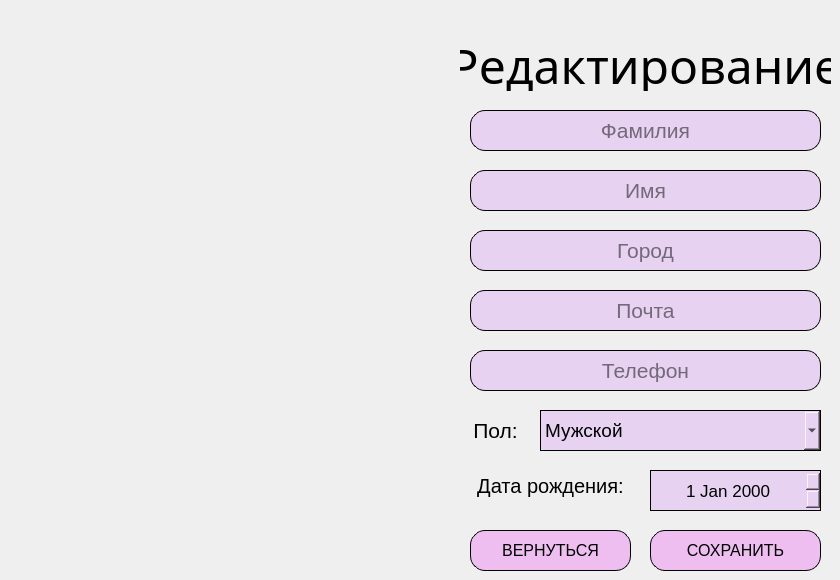
   <widget class="QWidget" name="Editing">
    <widget class="QLabel" name="label_3">
     <property name="geometry">
      <rect>
       <x>460</x>
       <y>40</y>
       <width>371</width>
       <height>51</height>
      </rect>
     </property>
     <property name="sizePolicy">
      <sizepolicy hsizetype="Preferred" vsizetype="Preferred">
       <horstretch>0</horstretch>
       <verstretch>0</verstretch>
      </sizepolicy>
     </property>
     <property name="minimumSize">
      <size>
       <width>331</width>
       <height>41</height>
      </size>
     </property>
     <property name="maximumSize">
      <size>
       <width>1000</width>
       <height>1000</height>
      </size>
     </property>
     <property name="font">
      <font>
       <family>Bradley Hand ITC</family>
       <pointsize>36</pointsize>
       <weight>50</weight>
       <italic>false</italic>
       <bold>false</bold>
       <underline>false</underline>
       <strikeout>false</strikeout>
       <kerning>true</kerning>
      </font>
     </property>
     <property name="styleSheet">
      <string notr="true">color: black</string>
     </property>
     <property name="lineWidth">
      <number>5</number>
     </property>
     <property name="text">
      <string>Редактирование</string>
     </property>
     <property name="scaledContents">
      <bool>false</bool>
     </property>
     <property name="alignment">
      <set>Qt::AlignCenter</set>
     </property>
     <property name="wordWrap">
      <bool>true</bool>
     </property>
    </widget>
    <widget class="QLineEdit" name="surname">
     <property name="geometry">
      <rect>
       <x>470</x>
       <y>110</y>
       <width>351</width>
       <height>41</height>
      </rect>
     </property>
     <property name="minimumSize">
      <size>
       <width>311</width>
       <height>41</height>
      </size>
     </property>
     <property name="font">
      <font>
       <pointsize>16</pointsize>
       <weight>50</weight>
       <bold>false</bold>
       <stylestrategy>PreferDefault</stylestrategy>
       <kerning>true</kerning>
      </font>
     </property>
     <property name="cursor">
      <cursorShape>SizeVerCursor</cursorShape>
     </property>
     <property name="styleSheet">
      <string notr="true">	/*background-color: #d39fcf;*/
	background-color: #e7d2f1;
	border: 1px solid;
	border-radius:15;
	border-color: black;
	/*color: #8860D0;*/
	color: black</string>
     </property>
     <property name="frame">
      <bool>true</bool>
     </property>
     <property name="cursorPosition">
      <number>0</number>
     </property>
     <property name="alignment">
      <set>Qt::AlignCenter</set>
     </property>
     <property name="placeholderText">
      <string>Фамилия</string>
     </property>
    </widget>
    <widget class="QLineEdit" name="name">
     <property name="geometry">
      <rect>
       <x>470</x>
       <y>170</y>
       <width>351</width>
       <height>41</height>
      </rect>
     </property>
     <property name="minimumSize">
      <size>
       <width>311</width>
       <height>41</height>
      </size>
     </property>
     <property name="font">
      <font>
       <pointsize>16</pointsize>
      </font>
     </property>
     <property name="styleSheet">
      <string notr="true">	/*background-color: #d39fcf;*/
	background-color: #e7d2f1;
	border: 1px solid;
	border-radius:15;
	border-color: black;
	/*color: #8860D0;*/
	color: black</string>
     </property>
     <property name="alignment">
      <set>Qt::AlignCenter</set>
     </property>
     <property name="placeholderText">
      <string>Имя</string>
     </property>
    </widget>
    <widget class="QLineEdit" name="city">
     <property name="geometry">
      <rect>
       <x>470</x>
       <y>230</y>
       <width>351</width>
       <height>41</height>
      </rect>
     </property>
     <property name="minimumSize">
      <size>
       <width>311</width>
       <height>41</height>
      </size>
     </property>
     <property name="font">
      <font>
       <pointsize>16</pointsize>
      </font>
     </property>
     <property name="styleSheet">
      <string notr="true">	/*background-color: #d39fcf;*/
	background-color: #e7d2f1;
	border: 1px solid;
	border-radius:15;
	border-color: black;
	/*color: #8860D0;*/
	color: black</string>
     </property>
     <property name="alignment">
      <set>Qt::AlignCenter</set>
     </property>
     <property name="placeholderText">
      <string>Город</string>
     </property>
    </widget>
    <widget class="QLineEdit" name="email">
     <property name="geometry">
      <rect>
       <x>470</x>
       <y>290</y>
       <width>351</width>
       <height>41</height>
      </rect>
     </property>
     <property name="minimumSize">
      <size>
       <width>311</width>
       <height>41</height>
      </size>
     </property>
     <property name="font">
      <font>
       <pointsize>16</pointsize>
      </font>
     </property>
     <property name="styleSheet">
      <string notr="true">	/*background-color: #d39fcf;*/
	background-color: #e7d2f1;
	border: 1px solid;
	border-radius:15;
	border-color: black;
	/*color: #8860D0;*/
	color: black</string>
     </property>
     <property name="alignment">
      <set>Qt::AlignCenter</set>
     </property>
     <property name="placeholderText">
      <string>Почта</string>
     </property>
    </widget>
    <widget class="QLineEdit" name="phoneNumber">
     <property name="geometry">
      <rect>
       <x>470</x>
       <y>350</y>
       <width>351</width>
       <height>41</height>
      </rect>
     </property>
     <property name="minimumSize">
      <size>
       <width>311</width>
       <height>41</height>
      </size>
     </property>
     <property name="font">
      <font>
       <pointsize>16</pointsize>
      </font>
     </property>
     <property name="styleSheet">
      <string notr="true">	/*background-color: #d39fcf;*/
	background-color: #e7d2f1;
	border: 1px solid;
	border-radius:15;
	border-color: black;
	/*color: #8860D0;*/
	color: black</string>
     </property>
     <property name="inputMethodHints">
      <set>Qt::ImhPreferNumbers</set>
     </property>
     <property name="alignment">
      <set>Qt::AlignCenter</set>
     </property>
     <property name="placeholderText">
      <string>Телефон</string>
     </property>
    </widget>
    <widget class="QDateEdit" name="dateEdit">
     <property name="geometry">
      <rect>
       <x>650</x>
       <y>470</y>
       <width>171</width>
       <height>41</height>
      </rect>
     </property>
     <property name="font">
      <font>
       <pointsize>13</pointsize>
      </font>
     </property>
     <property name="styleSheet">
      <string notr="true">	/*background-color: #d39fcf;*/
	background-color: #e7d2f1;
	border: 1px solid;
	border-color: black;
	/*color: #8860D0;*/
	color: black</string>
     </property>
     <property name="alignment">
      <set>Qt::AlignCenter</set>
     </property>
    </widget>
    <widget class="QLabel" name="label_4">
     <property name="geometry">
      <rect>
       <x>460</x>
       <y>460</y>
       <width>181</width>
       <height>51</height>
      </rect>
     </property>
     <property name="font">
      <font>
       <pointsize>15</pointsize>
      </font>
     </property>
     <property name="text">
      <string>Дата рождения:</string>
     </property>
     <property name="alignment">
      <set>Qt::AlignCenter</set>
     </property>
    </widget>
    <widget class="QLabel" name="label_5">
     <property name="geometry">
      <rect>
       <x>460</x>
       <y>410</y>
       <width>71</width>
       <height>41</height>
      </rect>
     </property>
     <property name="font">
      <font>
       <pointsize>16</pointsize>
      </font>
     </property>
     <property name="text">
      <string>Пол:</string>
     </property>
     <property name="alignment">
      <set>Qt::AlignCenter</set>
     </property>
    </widget>
    <widget class="QComboBox" name="comboBox">
     <property name="geometry">
      <rect>
       <x>540</x>
       <y>410</y>
       <width>281</width>
       <height>41</height>
      </rect>
     </property>
     <property name="font">
      <font>
       <pointsize>14</pointsize>
      </font>
     </property>
     <property name="layoutDirection">
      <enum>Qt::LeftToRight</enum>
     </property>
     <property name="autoFillBackground">
      <bool>false</bool>
     </property>
     <property name="styleSheet">
      <string notr="true">	/*background-color: #d39fcf;*/
	background-color: #e7d2f1;
	border: 1px solid;
	border-color: black;
	/*color: #8860D0;*/
	color: black</string>
     </property>
     <property name="editable">
      <bool>false</bool>
     </property>
     <property name="currentText">
      <string notr="true">Мужской</string>
     </property>
     <property name="maxVisibleItems">
      <number>10</number>
     </property>
     <property name="insertPolicy">
      <enum>QComboBox::InsertAtBottom</enum>
     </property>
     <property name="sizeAdjustPolicy">
      <enum>QComboBox::AdjustToMinimumContentsLength</enum>
     </property>
     <property name="frame">
      <bool>true</bool>
     </property>
     <item>
      <property name="text">
       <string>Мужской</string>
      </property>
     </item>
     <item>
      <property name="text">
       <string>Женский</string>
      </property>
     </item>
    </widget>
    <widget class="QPushButton" name="backButton">
     <property name="geometry">
      <rect>
       <x>470</x>
       <y>530</y>
       <width>161</width>
       <height>41</height>
      </rect>
     </property>
     <property name="font">
      <font>
       <pointsize>12</pointsize>
      </font>
     </property>
     <property name="styleSheet">
      <string notr="true">QPushButton {
	/*background-color: #d39fcf;*/
	background-color:#eebef1;
	border: 1px solid;
	border-radius:15;
	border-color: black;
	/*color: #8860D0;*/
	color: black
}

QPushButton:pressed {
	background-color: #ECB6DF;
    vertical-align: middle;
}</string>
     </property>
     <property name="text">
      <string>ВЕРНУТЬСЯ</string>
     </property>
    </widget>
    <widget class="QPushButton" name="saveButton">
     <property name="geometry">
      <rect>
       <x>650</x>
       <y>530</y>
       <width>171</width>
       <height>41</height>
      </rect>
     </property>
     <property name="font">
      <font>
       <pointsize>12</pointsize>
      </font>
     </property>
     <property name="styleSheet">
      <string notr="true">QPushButton {
		/*background-color: #d39fcf;*/
	background-color:#eebef1;
	border: 1px solid;
	border-radius:15;
	border-color: black;
	/*color: #8860D0;*/
	color: black
}

QPushButton:pressed {
	background-color: #ECB6DF;
    vertical-align: middle;
}</string>
     </property>
     <property name="text">
      <string>СОХРАНИТЬ</string>
     </property>
    </widget>
   </widget>
